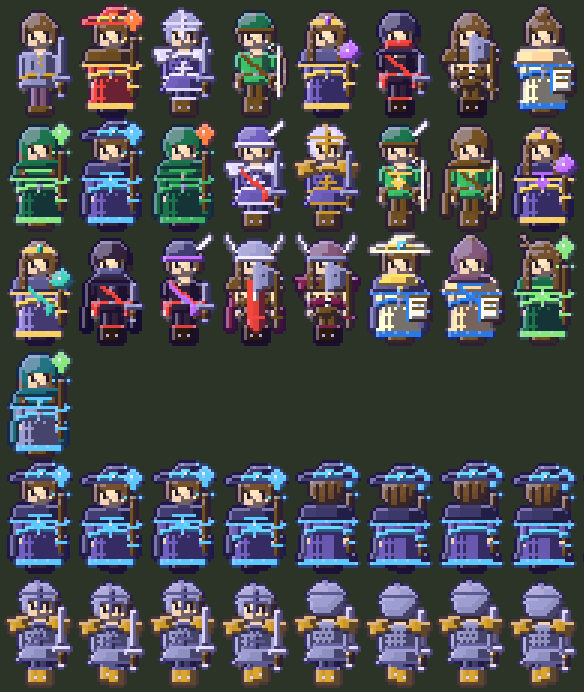

Write the Python code that produced this figure.
"""Composes the hero parts the way the game does (scripts/character/hero_composer.gd) and writes a contact sheet to
tools/art/preview_heroes.png: every class, then every subclass, facing down; then one class in all facings/frames.
Run: python tools/art/preview_heroes.py   (then look at the PNG)
"""
import json
import os
import sys

sys.path.insert(0, os.path.dirname(__file__))
import gen_heroes as gh  # noqa: E402
from pixel import Canvas, hexc  # noqa: E402

DATA = json.load(open(os.path.join(os.path.dirname(__file__), '..', '..', 'elementalist', 'data', 'hero_looks.json')))
RAMP = DATA['ramp']
W, H = gh.W, gh.H
REGION_KEY = {1: 'skin', 2: 'hair', 3: 'outfit', 4: 'trim', 5: 'pants', 6: 'boots', 7: 'head', 8: 'headtrim', 9: 'cape',
              10: 'accent', 11: 'metal', 12: 'wood', 13: 'gem'}

_cache = {}
INK = (10, 6, 24, 255)
RIM = (216, 208, 255)


def part_frames(name, builder):
    if name not in _cache:
        _cache[name] = gh.for_all(builder)
    return _cache[name]


BUILDERS = {
    'base_body': lambda v: gh.base_body,
    'boots': gh.boots, 'outfit': gh.outfit, 'hair': gh.hair, 'head': gh.headgear,
    'back': gh.back, 'accent': gh.accent, 'weapon': gh.weapon,
}


def resolve(cls, sub='', armor='', helm='', boots='', weapon_kind='', weapon_prefix='', skin=0, hair_color=1):
    c = DATA['classes'][cls]
    look = {k: c[k] for k in ('outfit', 'hair', 'head', 'back', 'boots', 'weapon')}
    pal = dict(c['palette'])
    look['accent'] = ''
    if sub:
        s = DATA['subclasses'][sub]
        look['accent'] = s.get('accent', '')
        for k in ('head', 'back'):
            if k in s:
                look[k] = s[k]
        pal.update(s.get('palette', {}))
    if armor:
        a = DATA['armor'][armor]
        look['outfit'] = a['outfit']
        pal.update(a['palette'])
    if helm:
        h = DATA['helms'][helm]
        look['head'] = h['head']
        pal.update(h['palette'])
    if boots:
        b = DATA['boots'][boots]
        look['boots'] = b['boots']
        pal.update(b['palette'])
    if weapon_kind:
        look['weapon'] = weapon_kind
    mat = DATA['weapons'].get(weapon_prefix or 'worn')
    pal['metal'] = mat['metal']
    pal['wood'] = mat['wood']
    pal['skin'] = DATA['skin_tones'][skin]
    pal['hair'] = DATA['hair_colors'][hair_color]
    return look, pal


def layer_list(look, facing):
    out = []
    if look['back']:
        out.append(('back', look['back']))
    if facing == 'up':
        out.append(('weapon', look['weapon']))
    out.append(('base_body', ''))
    out.append(('boots', look['boots']))
    out.append(('outfit', look['outfit']))
    if look['accent']:
        out.append(('accent', look['accent']))
    if look['hair']:
        out.append(('hair', look['hair']))
    if look['head']:
        out.append(('head', look['head']))
    if facing != 'up':
        out.append(('weapon', look['weapon']))
    return out


def color_of(region, shade, pal):
    if region == 14:
        return (30, 22, 44, 255)
    if region == 15:
        base = (252, 248, 240)
    else:
        base = tuple(hexc(pal[REGION_KEY[region]])[:3])
    if shade == 0:
        return tuple(min(255, int(base[i] * RAMP['outline_mul'] + RAMP['outline_add'][i])) for i in range(3)) + (255,)
    if shade == 4:
        hc = RAMP['highlight_color']
        m = RAMP['highlight_mix']
        return tuple(int(base[i] + (hc[i] - base[i]) * m) for i in range(3)) + (255,)
    if shade == 3:
        return tuple(min(255, int(base[i] * RAMP['light_mul'])) for i in range(3)) + (255,)
    if shade == 1:
        sc = RAMP['shadow_color']
        m = RAMP['shadow_mix']
        d = [base[i] * RAMP['dark_mul'] for i in range(3)]
        return tuple(int(d[i] + (sc[i] - d[i]) * m) for i in range(3)) + (255,)
    return base + (255,)


def compose(look, pal, facing, frame):
    grid = [[None] * W for _ in range(H)]
    for part, variant in layer_list(look, facing):
        key = part + ('_' + variant if variant else '')
        if part == 'base_body':
            frames = part_frames(key, gh.base_body)
        else:
            frames = part_frames(key, BUILDERS[part](variant))
        rc = frames[facing][frame]
        for y in range(H):
            for x in range(W):
                if rc.g[y][x] is not None:
                    grid[y][x] = rc.g[y][x]
    out = Canvas(W, H)
    for y in range(H):
        for x in range(W):
            cell = grid[y][x]
            if cell is not None:
                out.set(x, y, color_of(cell[0], cell[1], pal))
    for y in range(H):  # rim light on the upper-left edge (as HeroComposer does)
        for x in range(W):
            cell = grid[y][x]
            if cell is None or cell[0] == 14 or cell[1] < 2:
                continue
            if x == 0 or grid[y][x - 1] is None or y == 0 or grid[y - 1][x] is None:
                c = out.get(x, y)
                out.set(x, y, tuple(int(c[i] + (RIM[i] - c[i]) * 0.4) for i in range(3)) + (255,))
    for y in range(H):  # selective outline: a dark shade of the colour it surrounds
        for x in range(W):
            if grid[y][x] is not None:
                continue
            for dx, dy in ((1, 0), (-1, 0), (0, 1), (0, -1)):
                nx, ny = x + dx, y + dy
                if 0 <= nx < W and 0 <= ny < H and grid[ny][nx] is not None:
                    out.set(x, y, color_of(grid[ny][nx][0], 0, pal))
                    break
    return out


def scaled(cv, k):
    out = Canvas(cv.w * k, cv.h * k)
    for y in range(cv.h):
        for x in range(cv.w):
            c = cv.get(x, y)
            if c[3]:
                for j in range(k):
                    for i in range(k):
                        out.set(x * k + i, y * k + j, c)
    return out


def main():
    k = 3
    cells = []
    for cls in DATA['classes']:
        cells.append(resolve(cls))
    for cls in DATA['classes']:
        for sub in [s for s in DATA['subclasses'] if True]:
            pass
    sub_of = {'channeler': ['spellweaver', 'warden'], 'vanguard': ['duelist', 'bulwark'], 'ranger': ['sharpshooter', 'pathfinder'],
              'mystic': ['oracle', 'spiritblade'], 'assassin': ['nightstalker', 'trickster'], 'berserker': ['warlord', 'reaver'],
              'sage': ['archmage', 'lorekeeper'], 'druid': ['grovekeeper', 'stormcaller']}
    for cls, subs in sub_of.items():
        for sub in subs:
            cells.append(resolve(cls, sub))
    cols = 8
    rows = (len(cells) + cols - 1) // cols
    sheet_cv = Canvas(cols * W * k + 8, (rows + 2) * H * k + 8, (44, 52, 40, 255))
    for i, (look, pal) in enumerate(cells):
        cv = scaled(compose(look, pal, 'down', 0), k)
        sheet_cv.blit(cv, 4 + (i % cols) * W * k, 4 + (i // cols) * H * k)
    # all facings and frames of the sage and the vanguard with a chain mail and iron helm
    for r, (look, pal) in enumerate([resolve('channeler', 'spellweaver'), resolve('vanguard', 'bulwark', 'chain_mail', 'iron_helm', 'runner_boots', 'sword', 'iron')]):
        for j, facing in enumerate(('down', 'up', 'side')):
            for f in range(4):
                cv = scaled(compose(look, pal, facing, f), k)
                sheet_cv.blit(cv, 4 + (j * 4 + f) * W * k - (0 if j * 4 + f < cols else 0), 4 + (rows + r) * H * k)
    path = os.path.join(os.path.dirname(__file__), 'preview_heroes.png')
    sheet_cv.save(path)
    print('wrote', path, sheet_cv.w, sheet_cv.h)


if __name__ == '__main__':
    main()
